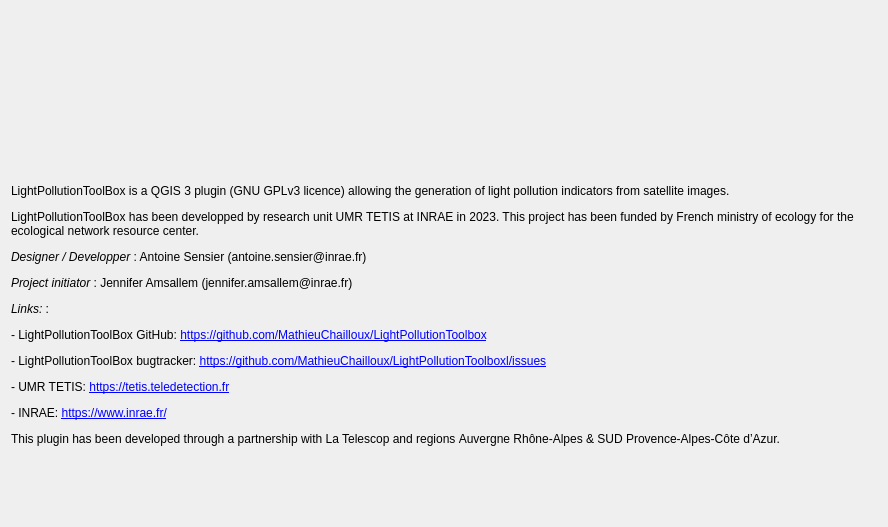
<?xml version="1.0" encoding="UTF-8"?>
<ui version="4.0">
 <class>LightPollutionAbout</class>
 <widget class="QDialog" name="LightPollutionAbout">
  <property name="geometry">
   <rect>
    <x>0</x>
    <y>0</y>
    <width>888</width>
    <height>527</height>
   </rect>
  </property>
  <property name="sizePolicy">
   <sizepolicy hsizetype="Preferred" vsizetype="Preferred">
    <horstretch>0</horstretch>
    <verstretch>0</verstretch>
   </sizepolicy>
  </property>
  <property name="windowTitle">
   <string>LightPollutionToolBox - About</string>
  </property>
  <layout class="QVBoxLayout" name="verticalLayout">
   <item>
    <widget class="QFrame" name="frame">
     <property name="sizePolicy">
      <sizepolicy hsizetype="Expanding" vsizetype="Fixed">
       <horstretch>0</horstretch>
       <verstretch>80</verstretch>
      </sizepolicy>
     </property>
     <property name="minimumSize">
      <size>
       <width>0</width>
       <height>90</height>
      </size>
     </property>
     <property name="frameShape">
      <enum>QFrame::NoFrame</enum>
     </property>
     <property name="frameShadow">
      <enum>QFrame::Raised</enum>
     </property>
     <layout class="QHBoxLayout" name="horizontalLayout">
      <item>
       <widget class="QLabel" name="label_2">
        <property name="sizePolicy">
         <sizepolicy hsizetype="Fixed" vsizetype="Fixed">
          <horstretch>0</horstretch>
          <verstretch>0</verstretch>
         </sizepolicy>
        </property>
        <property name="maximumSize">
         <size>
          <width>102</width>
          <height>25</height>
         </size>
        </property>
        <property name="text">
         <string/>
        </property>
        <property name="pixmap">
         <pixmap>icons/logoINRAE.png</pixmap>
        </property>
        <property name="scaledContents">
         <bool>true</bool>
        </property>
       </widget>
      </item>
      <item>
       <widget class="QLabel" name="label_3">
        <property name="sizePolicy">
         <sizepolicy hsizetype="Fixed" vsizetype="Fixed">
          <horstretch>0</horstretch>
          <verstretch>0</verstretch>
         </sizepolicy>
        </property>
        <property name="maximumSize">
         <size>
          <width>136</width>
          <height>68</height>
         </size>
        </property>
        <property name="text">
         <string/>
        </property>
        <property name="pixmap">
         <pixmap>icons/logoTetis.png</pixmap>
        </property>
        <property name="scaledContents">
         <bool>true</bool>
        </property>
       </widget>
      </item>
      <item>
       <widget class="QLabel" name="label_5">
        <property name="sizePolicy">
         <sizepolicy hsizetype="Fixed" vsizetype="Fixed">
          <horstretch>0</horstretch>
          <verstretch>0</verstretch>
         </sizepolicy>
        </property>
        <property name="maximumSize">
         <size>
          <width>53</width>
          <height>68</height>
         </size>
        </property>
        <property name="text">
         <string/>
        </property>
        <property name="pixmap">
         <pixmap>icons/logoMTES.png</pixmap>
        </property>
        <property name="scaledContents">
         <bool>true</bool>
        </property>
       </widget>
      </item>
      <item>
       <widget class="QLabel" name="label_6">
        <property name="sizePolicy">
         <sizepolicy hsizetype="Fixed" vsizetype="Fixed">
          <horstretch>0</horstretch>
          <verstretch>0</verstretch>
         </sizepolicy>
        </property>
        <property name="minimumSize">
         <size>
          <width>0</width>
          <height>80</height>
         </size>
        </property>
        <property name="maximumSize">
         <size>
          <width>281</width>
          <height>80</height>
         </size>
        </property>
        <property name="text">
         <string/>
        </property>
        <property name="pixmap">
         <pixmap>icons/logoUI.png</pixmap>
        </property>
        <property name="scaledContents">
         <bool>true</bool>
        </property>
       </widget>
      </item>
     </layout>
    </widget>
   </item>
   <item>
    <widget class="QLabel" name="label">
     <property name="sizePolicy">
      <sizepolicy hsizetype="MinimumExpanding" vsizetype="MinimumExpanding">
       <horstretch>0</horstretch>
       <verstretch>0</verstretch>
      </sizepolicy>
     </property>
     <property name="text">
      <string>&lt;html&gt;&lt;head/&gt;&lt;body&gt;&lt;p&gt;LightPollutionToolBox is a QGIS 3 plugin (GNU GPLv3 licence) allowing the generation of light pollution indicators from satellite images.&lt;/p&gt;&lt;p&gt;LightPollutionToolBox has been developped by research unit UMR TETIS at INRAE in 2023. This project has been funded by French ministry of ecology for the ecological network resource center.&lt;/p&gt;&lt;p&gt;&lt;span style=&quot; font-style:italic;&quot;&gt;Designer / Developper &lt;/span&gt;: Antoine Sensier (antoine.sensier@inrae.fr)&lt;/p&gt;&lt;p&gt;&lt;span style=&quot; font-style:italic;&quot;&gt;Project initiator&lt;/span&gt; : Jennifer Amsallem (jennifer.amsallem@inrae.fr)&lt;/p&gt;&lt;p&gt;&lt;span style=&quot; font-style:italic;&quot;&gt;Links:&lt;/span&gt; :&lt;/p&gt;&lt;p&gt;- LightPollutionToolBox GitHub: &lt;a href=&quot;https://github.com/MathieuChailloux/BioDispersal&quot;&gt;&lt;span style=&quot; text-decoration: underline; color:#0000ff;&quot;&gt;https://github.com/MathieuChailloux/LightPollutionToolbox&lt;/span&gt;&lt;/a&gt;&lt;/p&gt;&lt;p&gt;- LightPollutionToolBox bugtracker: &lt;a href=&quot;https://github.com/MathieuChailloux/BioDispersal/issues&quot;&gt;&lt;span style=&quot; text-decoration: underline; color:#0000ff;&quot;&gt;https://github.com/MathieuChailloux&lt;/span&gt;&lt;/a&gt;&lt;a href=&quot;https://github.com/MathieuChailloux/BioDispersal&quot;&gt;&lt;span style=&quot; text-decoration: underline; color:#0000ff;&quot;&gt;/LightPollutionToolbox&lt;/span&gt;&lt;/a&gt;&lt;a href=&quot;https://github.com/MathieuChailloux/BioDispersal/issues&quot;&gt;&lt;span style=&quot; text-decoration: underline; color:#0000ff;&quot;&gt;l/issues&lt;/span&gt;&lt;/a&gt;&lt;/p&gt;&lt;p&gt;- UMR TETIS: &lt;a href=&quot;https://tetis.teledetection.fr&quot;&gt;&lt;span style=&quot; text-decoration: underline; color:#0000ff;&quot;&gt;https://tetis.teledetection.fr&lt;/span&gt;&lt;/a&gt;&lt;/p&gt;&lt;p&gt;- INRAE: &lt;a href=&quot;https://www.inrae.fr/&quot;&gt;&lt;span style=&quot; text-decoration: underline; color:#0000ff;&quot;&gt;https://www.inrae.fr/&lt;/span&gt;&lt;/a&gt;&lt;/p&gt;&lt;p&gt;This plugin has been developed through a partnership with La Telescop and regions &lt;a name=&quot;page77R_mcid0&quot;/&gt;&lt;span style=&quot; font-family:'sans-serif';&quot;&gt;A&lt;/span&gt;&lt;span style=&quot; font-family:'sans-serif';&quot;&gt;uvergne Rhône-Alpes &amp;amp; SUD Provence-Alpes-Côte d’Azur.&lt;/span&gt;&lt;/p&gt;&lt;/body&gt;&lt;/html&gt;</string>
     </property>
     <property name="wordWrap">
      <bool>true</bool>
     </property>
    </widget>
   </item>
  </layout>
 </widget>
 <resources/>
 <connections/>
</ui>
